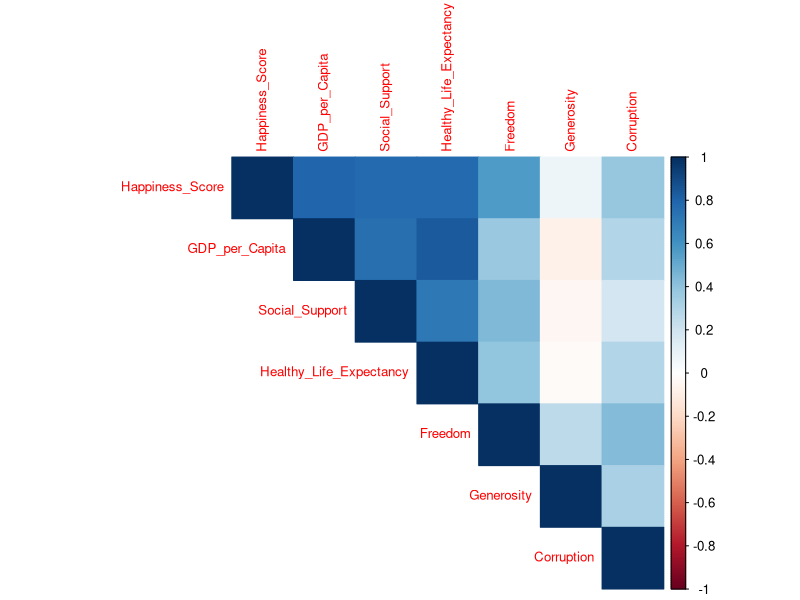
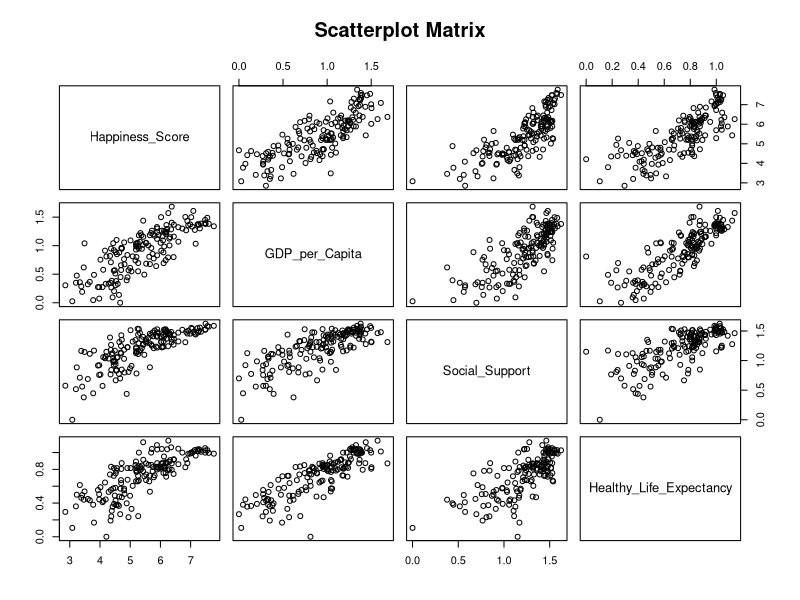
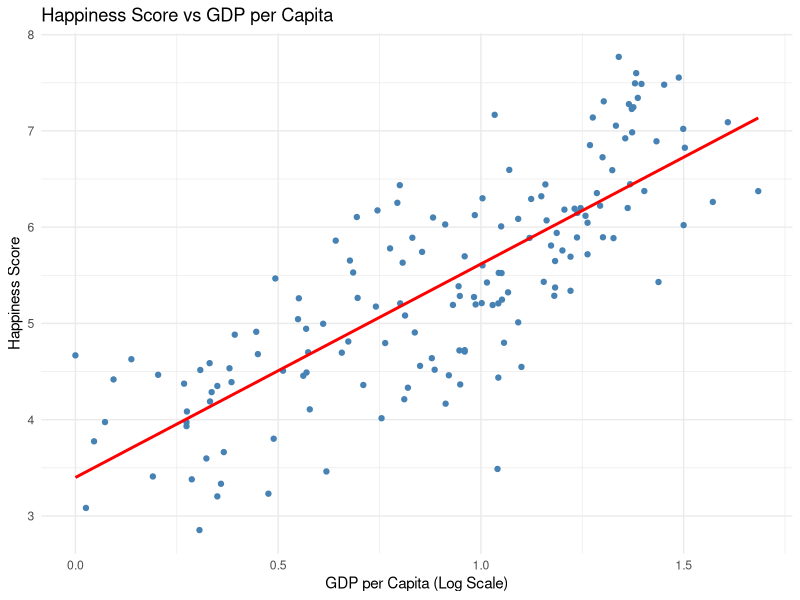
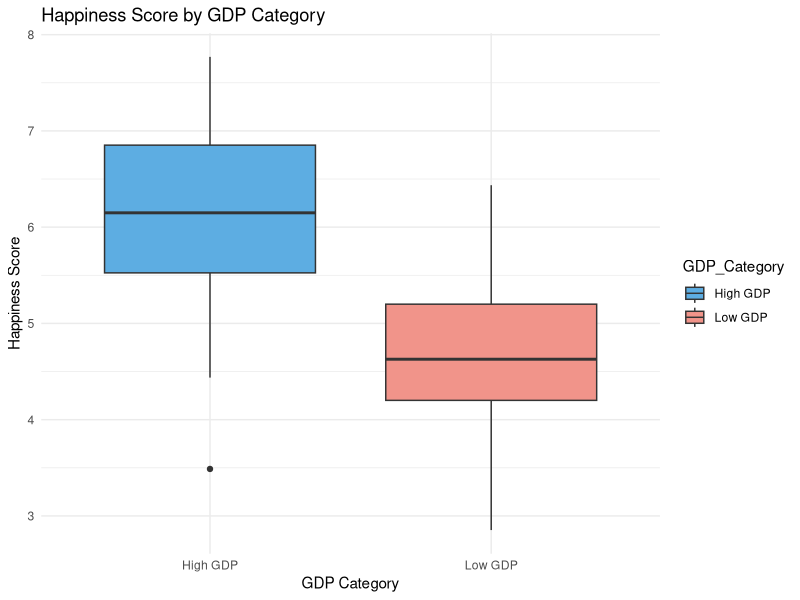
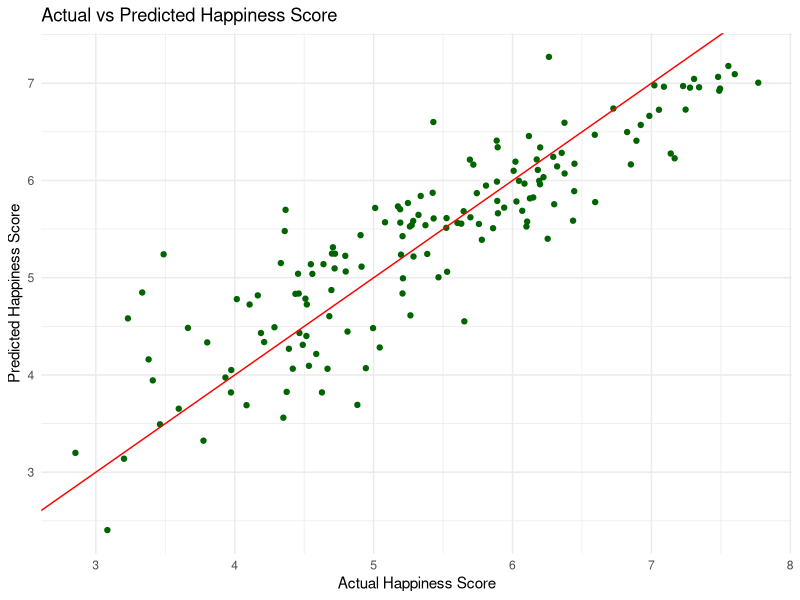

Source code (R) for these figures, in order:
# analysis.R

# Load libraries
library(dplyr)
library(ggplot2)
library(corrplot)
library(readr)
library(caret)

# Load data
happiness <- read_csv("data/world-happiness-report.csv")

# Data Cleaning
happiness <- happiness %>%
  select(Country, Happiness_Score, GDP_per_Capita, Social_Support, Healthy_Life_Expectancy, Freedom, Generosity, Corruption)

# Remove missing values
happiness <- na.omit(happiness)

# View the cleaned data
head(happiness)
summary(happiness)

# ========================
# Exploratory Data Analysis
# ========================

# 1. Correlation Matrix
cor_matrix <- cor(happiness[,2:8])

# Visualize correlation
corrplot(cor_matrix, method = "color", type = "upper", tl.cex = 0.8)

# 2. Pairwise Scatterplots
pairs(happiness[,2:5], main = "Scatterplot Matrix")

# 3. GDP vs Happiness Score Plot
ggplot(happiness, aes(x = GDP_per_Capita, y = Happiness_Score)) +
  geom_point(color = "steelblue") +
  geom_smooth(method = "lm", se = FALSE, color = "red") +
  labs(title = "Happiness Score vs GDP per Capita",
       x = "GDP per Capita (Log Scale)",
       y = "Happiness Score") +
  theme_minimal()

# 4. Boxplot: Happiness by High/Low GDP
happiness <- happiness %>%
  mutate(GDP_Category = ifelse(GDP_per_Capita > median(GDP_per_Capita), "High GDP", "Low GDP"))

ggplot(happiness, aes(x = GDP_Category, y = Happiness_Score, fill = GDP_Category)) +
  geom_boxplot() +
  labs(title = "Happiness Score by GDP Category",
       x = "GDP Category",
       y = "Happiness Score") +
  theme_minimal() +
  scale_fill_manual(values = c("Low GDP" = "#F1948A", "High GDP" = "#5DADE2"))

# ========================
# Modeling
# ========================

# Linear Regression Model
model <- lm(Happiness_Score ~ GDP_per_Capita + Social_Support + Healthy_Life_Expectancy +
              Freedom + Generosity + Corruption, data = happiness)

# Model Summary
summary(model)

# Predicting Happiness (optional)
happiness$Predicted_Happiness <- predict(model, newdata = happiness)

# Scatter Plot: Actual vs Predicted Happiness
ggplot(happiness, aes(x = Happiness_Score, y = Predicted_Happiness)) +
  geom_point(color = "darkgreen") +
  geom_abline(slope = 1, intercept = 0, color = "red") +
  labs(title = "Actual vs Predicted Happiness Score",
       x = "Actual Happiness Score",
       y = "Predicted Happiness Score") +
  theme_minimal()

# Save important outputs (optional)
write.csv(happiness, "data/happiness_predictions.csv", row.names = FALSE)

# End of Analysis
